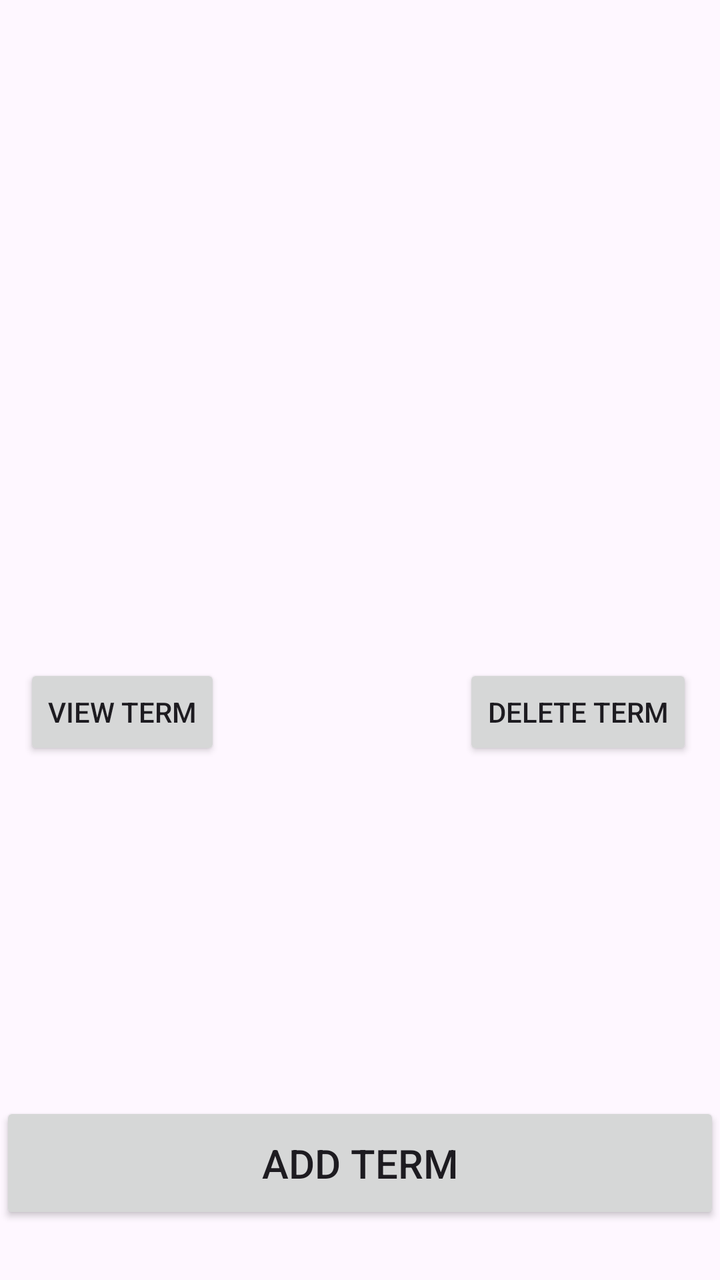
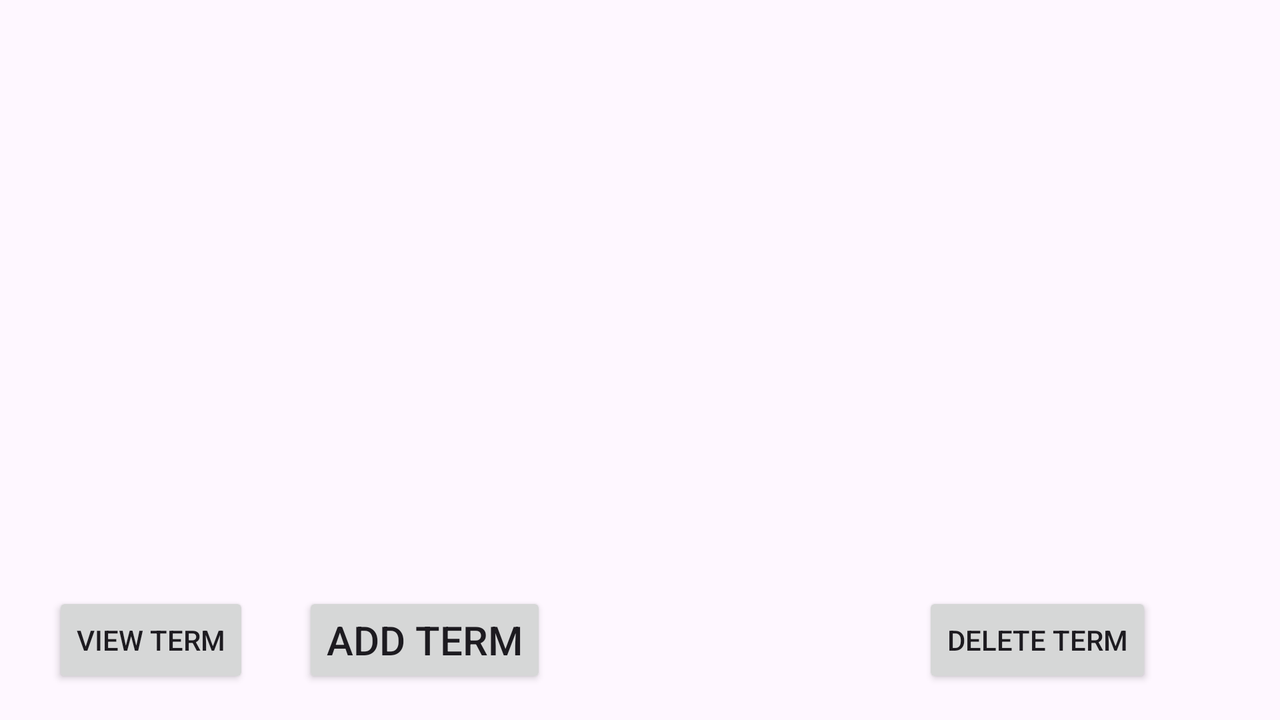

First picture: res/layout/ on a phone held upright. Second picture: the repository's own variant of that layout, on a device whose configuration matches the variant's folder. Source for both follows.
<!-- AndroidManifest.xml: application theme Theme.c196project -->
<!-- res/layout/activity_list_of_t_sc.xml -->
<?xml version="1.0" encoding="utf-8"?>
<androidx.constraintlayout.widget.ConstraintLayout xmlns:android="http://schemas.android.com/apk/res/android"
    xmlns:app="http://schemas.android.com/apk/res-auto"
    xmlns:tools="http://schemas.android.com/tools"
    android:layout_width="match_parent"
    android:layout_height="match_parent"
    tools:context="com.example.c196_performanceassessment_thaisribeiro.Controller.ListActivity.LOfTermsActivity">

    <androidx.recyclerview.widget.RecyclerView
        android:id="@+id/list_of_terms_list"
        android:layout_width="0dp"
        android:layout_height="300dp"
        app:layout_constraintEnd_toEndOf="parent"
        app:layout_constraintStart_toStartOf="parent"
        app:layout_constraintTop_toTopOf="parent" />

    <Button
        android:id="@+id/list_of_terms_add_term_btn"
        android:layout_width="0dp"
        android:layout_height="61dp"
        android:layout_marginBottom="28dp"
        android:text="@string/add_term"
        android:textSize="20sp"
        app:layout_constraintBottom_toBottomOf="parent"
        app:layout_constraintEnd_toEndOf="parent"
        app:layout_constraintHorizontal_bias="0.0"
        app:layout_constraintStart_toStartOf="parent" />

    <Button
        android:id="@+id/list_of_terms_delete_term_btn"
        android:layout_width="wrap_content"
        android:layout_height="wrap_content"
        android:layout_marginTop="32dp"
        android:text="@string/delete_term"
        app:layout_constraintEnd_toEndOf="parent"
        app:layout_constraintHorizontal_bias="0.899"
        app:layout_constraintStart_toEndOf="@+id/list_of_terms_view_term_btn"
        app:layout_constraintTop_toBottomOf="@+id/list_of_terms_list" />

    <Button
        android:id="@+id/list_of_terms_view_term_btn"
        android:layout_width="wrap_content"
        android:layout_height="wrap_content"
        android:layout_marginStart="12dp"
        android:layout_marginTop="32dp"
        android:text="@string/view_term"
        app:layout_constraintStart_toStartOf="parent"
        app:layout_constraintTop_toBottomOf="@+id/list_of_terms_list" />
</androidx.constraintlayout.widget.ConstraintLayout>
<!-- resources referenced by this layout -->
<resources>
  <string name="add_term">Add Term</string>
  <string name="delete_term">Delete Term</string>
  <string name="view_term">View Term</string>
  <style name="Theme.c196project" parent="Base.Theme.C196_PerformanceAssessment_ThaisRibeiro" />
  <style name="Base.Theme.C196_PerformanceAssessment_ThaisRibeiro" parent="Theme.Material3.DayNight">
          
          
      </style>
</resources>
<!-- res/layout-land/activity_list_of_t_sc.xml (the author's variant of the layout above) -->
<!-- drawn on the phone turned sideways -->
<?xml version="1.0" encoding="utf-8"?>
<androidx.constraintlayout.widget.ConstraintLayout xmlns:android="http://schemas.android.com/apk/res/android"
    xmlns:app="http://schemas.android.com/apk/res-auto"
    xmlns:tools="http://schemas.android.com/tools"
    android:layout_width="match_parent"
    android:layout_height="match_parent"
    tools:context="com.example.c196_performanceassessment_thaisribeiro.Controller.ListActivity.LOfTermsActivity">

    <androidx.recyclerview.widget.RecyclerView
        android:id="@+id/list_of_terms_list"
        android:layout_width="0dp"
        android:layout_height="300dp"
        app:layout_constraintEnd_toEndOf="parent"
        app:layout_constraintStart_toStartOf="parent"
        app:layout_constraintTop_toTopOf="parent" />

    <Button
        android:id="@+id/list_of_terms_add_term_btn"
        android:layout_width="wrap_content"
        android:layout_height="wrap_content"
        android:layout_marginEnd="188dp"
        android:layout_marginBottom="16dp"
        android:text="@string/add_term"
        android:textSize="20sp"
        app:layout_constraintBottom_toBottomOf="parent"
        app:layout_constraintEnd_toStartOf="@+id/list_of_terms_delete_term_btn" />

    <Button
        android:id="@+id/list_of_terms_view_term_btn"
        android:layout_width="wrap_content"
        android:layout_height="wrap_content"
        android:layout_marginBottom="16dp"
        android:text="@string/view_term"
        app:layout_constraintBottom_toBottomOf="parent"
        app:layout_constraintEnd_toStartOf="@+id/list_of_terms_add_term_btn"
        app:layout_constraintHorizontal_bias="0.496"
        app:layout_constraintStart_toStartOf="parent" />

    <Button
        android:id="@+id/list_of_terms_delete_term_btn"
        android:layout_width="wrap_content"
        android:layout_height="wrap_content"
        android:layout_marginEnd="64dp"
        android:layout_marginBottom="16dp"
        android:text="@string/delete_term"
        app:layout_constraintBottom_toBottomOf="parent"
        app:layout_constraintEnd_toEndOf="parent" />

</androidx.constraintlayout.widget.ConstraintLayout>
